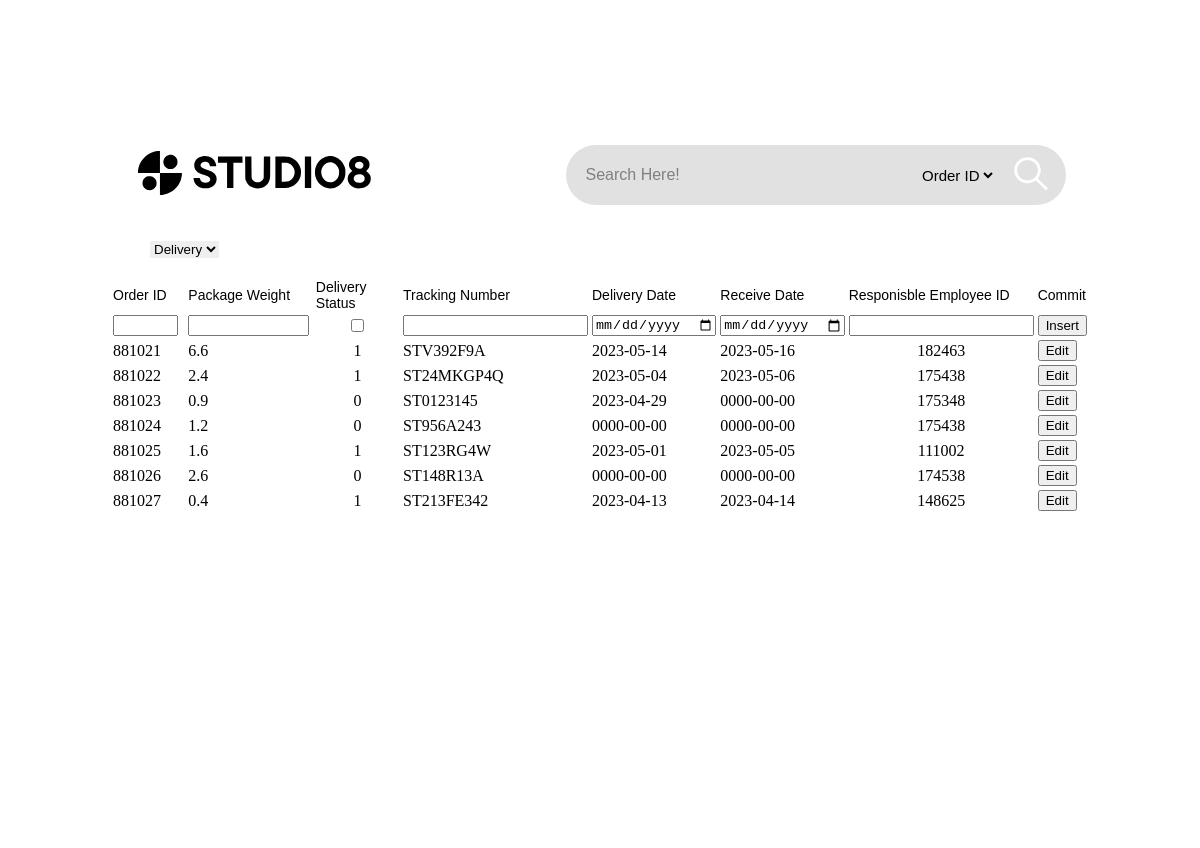
/delivery/deliveryform.php, run on an earlier commit of the app's database.
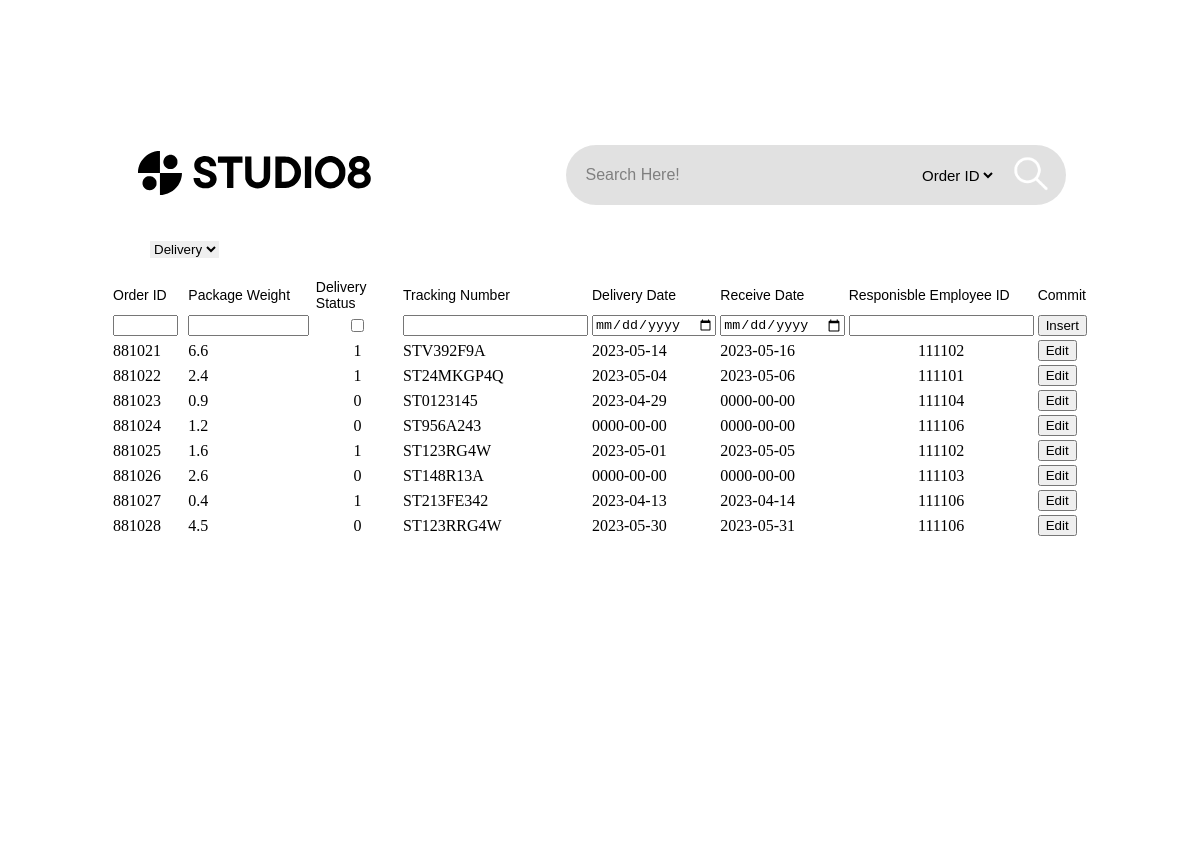
And on a later commit of the database.
### tables this page shows
CREATE TABLE `delivery` (
  `order_ID` int(11) NOT NULL,
  `weight` double NOT NULL,
  `d_status` tinyint(1) NOT NULL,
  `track_no` text DEFAULT NULL,
  `due_date` date NOT NULL,
  `got_date` date NOT NULL,
  `employee_ID` int(11) NOT NULL
);

### delivery/deliveryform.php (the view, shortened to what this page needs)
<?php
    $con=mysqli_connect("localhost","root","","studio8");
    $sql = "CREATE TABLE IF NOT EXISTS `delivery` (
                `order_ID` int(11) PRIMARY KEY NOT NULL AUTO_INCREMENT,
                `weight` double NOT NULL,
                `d_status` tinyint(1) NOT NULL,
                `track_no` text DEFAULT NULL,
                `due_date` date NOT NULL,
                `got_date` date NOT NULL,
                `employee_ID` int(11) NOT NULL
                );";
    mysqli_query($con,$sql)
?>
<!DOCTYPE html>
<html lang="en">
<head>
    <link rel="stylesheet" href="deliverypgs.css">
    <link rel="stylesheet" href="https://cdnjs.cloudflare.com/ajax/libs/font-awesome/5.13.0/css/all.min.css">
</head>
<body>
    <div class="main-box">
    <div class="box">
        <div class="navbar">
            <a href="../index.php"><img src="../main-asset/LOGO_STUDIO8.svg" class="logo_MAIN"></a>
            <form action="findinsearch.php" class="search-btn">
                <input type="text" name="textsearch" placeholder="Search Here!">
                <select name="from">
                    <option value="1">Order ID</option>
                </select>
                <button type="submit"><img src="../icon/searchIcon.png"></button>
            </form>
        </div>
        <div>
            <form class="h2select">
                <select class="h2select" name="Type">
                    <option value="Delivery">Delivery</option>
                </select>
            </form>
        </div>
    <br>
    <table border="0" align='center'>
        <tr class='tablefont'>
            <td width='75'>Order ID</td>
            <td width='125'>Package Weight</td>
            <td width='102'>Delivery Status</td>
            <td width='180'>Tracking Number</td>
            <td width='120'>Delivery Date</td>
            <td width='120'>Receive Date</td>
            <td width='180'>Responisble Employee ID</td>
            <td>Commit</td>
        </tr>
        <tr>
            <form name="indeliver" action="indelivery.php" method="post">
            <td><input type="int" name="order_id" size="5"></td>
            <td><input type="float" name="weight" size="12"></td>
            <td align='center'><input type="checkbox" name="d_status"></td>
            <td><input type="text" name="track_no"></td>
            <td><input type="date" name="due_date"></td>
            <td><input type="date" name="got_date"></td>
            <td><input type="number" name="employee_ID"></td>
            <td><input name="add" type="submit" value="Insert"></td>
            </form>
        </tr>
        <?php
            $query = "SELECT * FROM delivery";
            $result = mysqli_query($con, $query);
            foreach( $result as $row ) {
                echo "<tr>";
                echo "<td>" .$row["order_ID"]. "</td>";
                echo "<td>" .$row["weight"]. "</td>";
                echo "<td align='center'>" .$row["d_status"]. "</td>";
                echo "<td>" .$row["track_no"]. "</td>";
                echo "<td>" .$row["due_date"]. "</td>";
                echo "<td>" .$row["got_date"]. "</td>";
                echo "<td align='center'>" .$row["employee_ID"]. "</td>";
                echo "<form name='editdeliver' action='editdelivery.php' method='post'>";
                echo "<td><input name='edit' type='submit' value='Edit'></td>";
                echo "</form>";
                echo "</tr>";
                }
        ?>
    </table>
</body>
</html>

What changed in the data, as far as the page shows it:
changed delivery "STV392F9A": employee_ID "182463" → "111102"
changed delivery "ST24MKGP4Q": employee_ID "175438" → "111101"
changed delivery "ST0123145": employee_ID "175348" → "111104"
changed delivery "ST956A243": employee_ID "175438" → "111106"
changed delivery "ST123RG4W": employee_ID "111002" → "111102"
changed delivery "ST148R13A": employee_ID "174538" → "111103"
changed delivery "ST213FE342": employee_ID "148625" → "111106"
added delivery: order_ID "881028", weight "4.5", d_status "0", track_no "ST123RRG4W", due_date "2023-05-30", got_date "2023-05-31", employee_ID "111106"
